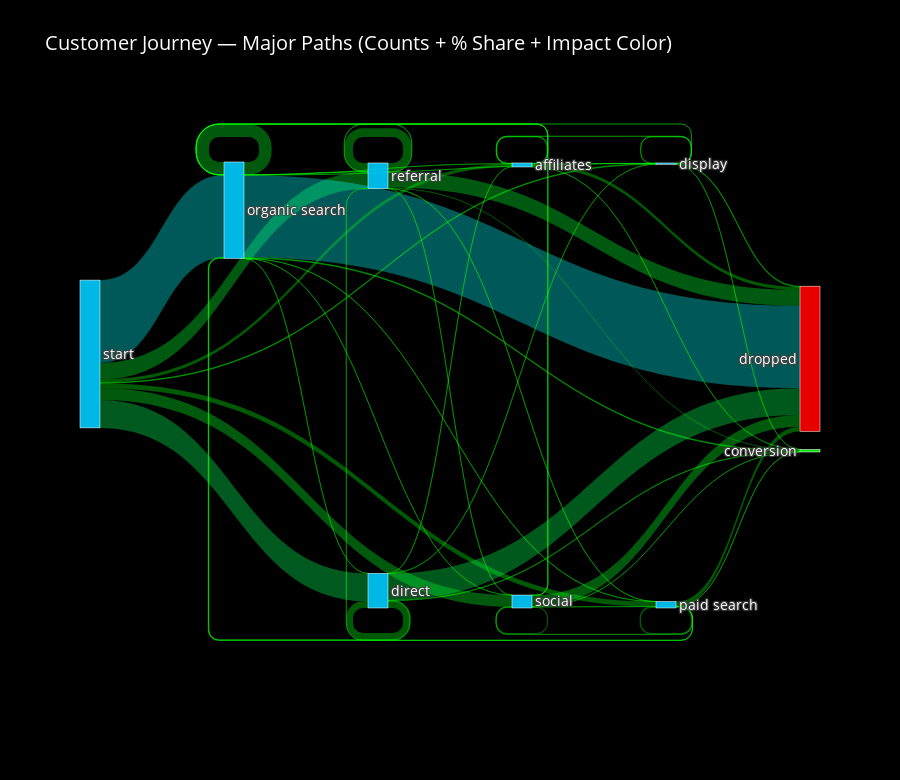

Here is the notebook cell this chart was saved with:
### Code cell
fig = viz.generate_sankey_pro(df_paths, min_threshold=0.005)

### Figure 1 — Plotly figure (JSON) as saved in the notebook; plotly's stock layout.template omitted (floating-point values rounded to 4 significant figures)
{"data": [{"link": {"color": ["rgba(0,255,51,0.35)", "rgba(0,255,47,0.35)", "rgba(0,255,26,0.35)", "rgba(0,255,36,0.35)", "rgba(0,255,36,0.35)", "rgba(0,255,3,0.35)", "rgba(0,255,15,0.35)", "rgba(0,255,14,0.35)", "rgba(0,255,255,0.35)", "rgba(0,255,253,0.35)", "rgba(0,255,3,0.35)", "rgba(0,255,4,0.35)", "rgba(0,255,0,0.35)", "rgba(0,255,38,0.35)", "rgba(0,255,0,0.35)", "rgba(0,255,0,0.35)", "rgba(0,255,2,0.35)", "rgba(0,255,0,0.35)", "rgba(0,255,0,0.35)", "rgba(0,255,0,0.35)", "rgba(0,255,0,0.35)", "rgba(0,255,0,0.35)", "rgba(0,255,0,0.35)", "rgba(0,255,0,0.35)", "rgba(0,255,0,0.35)", "rgba(0,255,0,0.35)", "rgba(0,255,0,0.35)", "rgba(0,255,0,0.35)", "rgba(0,255,9,0.35)", "rgba(0,255,9,0.35)", "rgba(0,255,86,0.35)", "rgba(0,255,82,0.35)", "rgba(0,255,20,0.35)", "rgba(0,255,1,0.35)", "rgba(0,255,1,0.35)", "rgba(0,255,0,0.35)", "rgba(0,255,2,0.35)", "rgba(0,255,2,0.35)", "rgba(0,255,2,0.35)", "rgba(0,255,1,0.35)", "rgba(0,255,0,0.35)", "rgba(0,255,0,0.35)", "rgba(0,255,0,0.35)", "rgba(0,255,0,0.35)", "rgba(0,255,0,0.35)", "rgba(0,255,0,0.35)", "rgba(0,255,0,0.35)", "rgba(0,255,0,0.35)", "rgba(0,255,0,0.35)", "rgba(0,255,0,0.35)"], "customdata": [5.063, 4.724, 2.644, 3.571, 3.561, 0.3237, 1.497, 1.448, 25.13, 25.01, 0.3587, 0.4162, 0.06724, 3.834, 0.03362, 0.04717, 0.222, 0.007862, 0.01193, 0.03741, 0.009489, 0.02467, 0.04934, 0.02304, 0.01166, 0.004609, 0.01112, 0.002982, 0.9386, 0.9793, 8.477, 8.126, 2.028, 0.1369, 0.1773, 0.04582, 0.2017, 0.2532, 0.209, 0.125, 0.01952, 0.01816, 0.05802, 0.02169, 0.008133, 0.02088, 0.00244, 0.001356, 0.0002711, 0.0005422], "hovertemplate": "Path: %{source.label} → %{target.label}<br>Transitions: %{value:,}<br>Flow Share: %{customdata:.2f}%<extra></extra>", "label": ["18,675 (5.1%)", "17,425 (4.7%)", "9,754 (2.6%)", "13,171 (3.6%)", "13,136 (3.6%)", "", "5,523 (1.5%)", "5,340 (1.4%)", "92,697 (25.1%)", "92,264 (25.0%)", "", "", "", "14,141 (3.8%)", "", "", "", "", "", "", "", "", "", "", "", "", "", "", "3,462 (0.9%)", "3,612 (1.0%)", "31,267 (8.5%)", "29,973 (8.1%)", "7,482 (2.0%)", "", "", "", "", "", "", "", "", "", "", "", "", "", "", "", "", ""], "source": [1, 4, 4, 1, 5, 5, 1, 6, 1, 0, 4, 6, 0, 0, 0, 6, 0, 5, 6, 6, 5, 5, 4, 4, 4, 5, 0, 6, 1, 7, 1, 3, 3, 3, 3, 0, 1, 8, 7, 8, 8, 3, 0, 7, 8, 3, 0, 7, 8, 7], "target": [4, 2, 4, 5, 2, 5, 6, 2, 0, 2, 9, 6, 4, 0, 6, 0, 9, 0, 4, 9, 9, 4, 0, 5, 6, 6, 5, 5, 7, 2, 3, 2, 3, 9, 0, 7, 8, 2, 7, 8, 0, 7, 8, 0, 9, 8, 3, 9, 7, 8], "value": [18675, 17425, 9754, 13171, 13136, 1194, 5523, 5340, 92697, 92264, 1323, 1535, 248, 14141, 124, 174, 819, 29, 44, 138, 35, 91, 182, 85, 43, 17, 41, 11, 3462, 3612, 31267, 29973, 7482, 505, 654, 169, 744, 934, 771, 461, 72, 67, 214, 80, 30, 77, 9, 5, 1, 2]}, "node": {"color": ["rgba(0, 204, 255, 0.9)", "rgba(0, 204, 255, 0.9)", "rgba(255,0,0,0.9)", "rgba(0, 204, 255, 0.9)", "rgba(0, 204, 255, 0.9)", "rgba(0, 204, 255, 0.9)", "rgba(0, 204, 255, 0.9)", "rgba(0, 204, 255, 0.9)", "rgba(0, 204, 255, 0.9)", "rgba(0,255,0,0.9)"], "label": ["organic search", "start", "dropped", "direct", "referral", "social", "paid search", "affiliates", "display", "conversion"], "line": {"color": "white", "width": 0.5}, "pad": 18, "thickness": 20}, "type": "sankey"}], "layout": {"font": {"color": "white", "size": 14}, "height": 780, "paper_bgcolor": "black", "plot_bgcolor": "black", "title": {"text": "Customer Journey — Major Paths (Counts + % Share + Impact Color)"}}}
